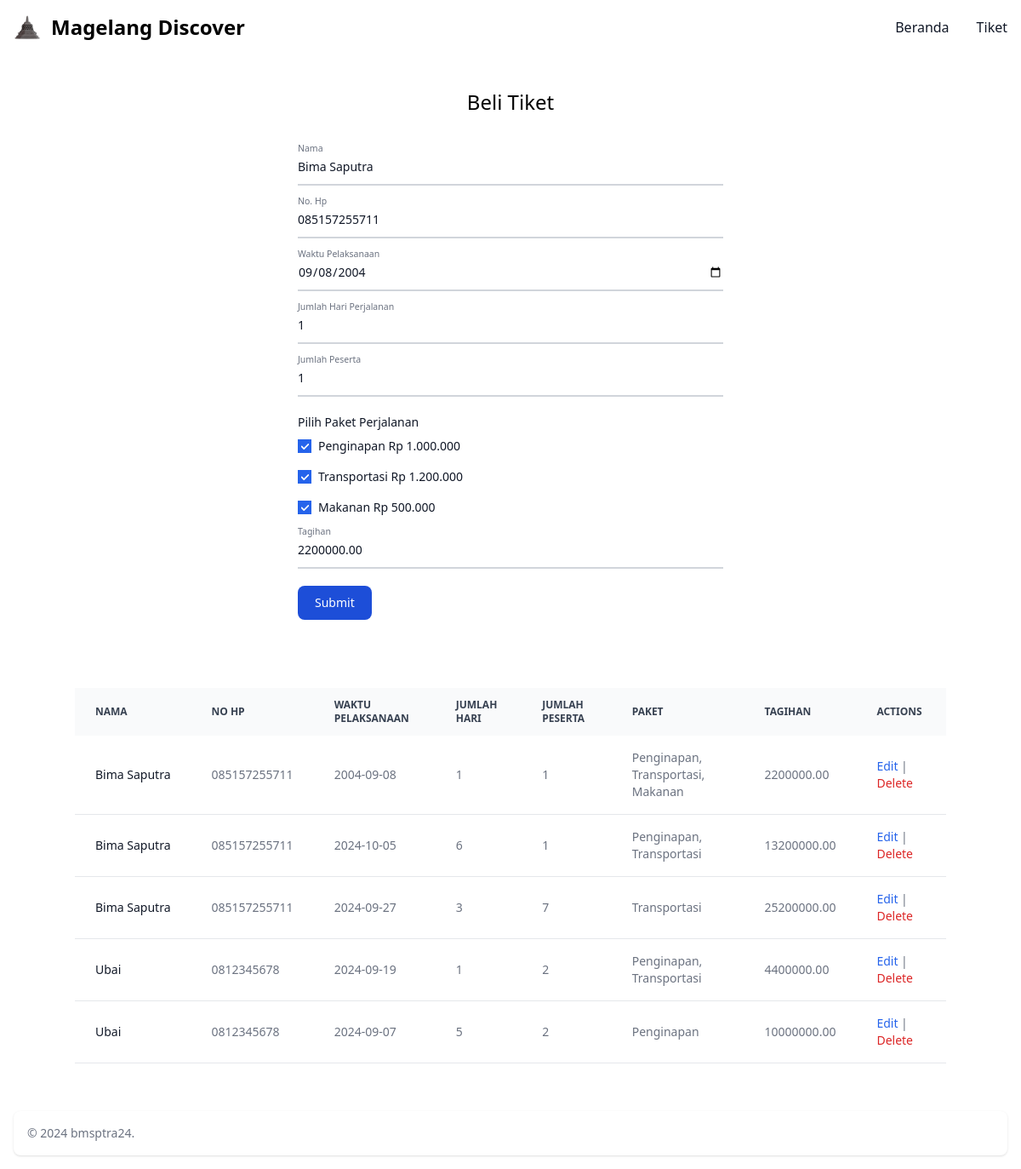
Page /ticket.php?id=4 on the committed database.
### tables this page shows
CREATE TABLE `pesanan` (
  `id` int(11) NOT NULL,
  `nama` varchar(255) NOT NULL,
  `no_hp` varchar(20) NOT NULL,
  `waktu_pelaksanaan` date NOT NULL,
  `jumlah_hari` int(11) NOT NULL,
  `jumlah_peserta` int(11) NOT NULL,
  `paket` varchar(255) NOT NULL,
  `tagihan` decimal(15,2) NOT NULL,
  `created_at` timestamp NOT NULL DEFAULT current_timestamp()
);

### components/table.php (the view, shortened to what this page needs)
<?php
include 'db_connection.php';
$sql = "SELECT * FROM pesanan";
$result = $conn->query($sql);
$paketMapping = [
    '1000000' => 'Penginapan',
    '1200000' => 'Transportasi',
    '500000' => 'Makanan'
];
?>
<div class="max-w-[80%] md:max-w-screen-xl overflow-x-auto mt-10">
    <table class="min-w-full text-sm text-left text-gray-500 dark:text-gray-400">
        <thead class="text-xs text-gray-700 uppercase bg-gray-50 dark:bg-gray-700 dark:text-gray-400">
            <tr>
                <th scope="col" class="px-6 py-3">Nama</th>
                <th scope="col" class="px-6 py-3">No HP</th>
                <th scope="col" class="px-6 py-3">Waktu Pelaksanaan</th>
                <th scope="col" class="px-6 py-3">Jumlah Hari</th>
                <th scope="col" class="px-6 py-3">Jumlah Peserta</th>
                <th scope="col" class="px-6 py-3">Paket</th>
                <th scope="col" class="px-6 py-3">Tagihan</th>
                <th scope="col" class="px-6 py-3">Actions</th>
            </tr>
        </thead>
        <tbody>
            <?php
            if ($result->num_rows > 0) {
                while ($row = $result->fetch_assoc()) {
                    echo "<tr class='bg-white border-b dark:bg-gray-800 dark:border-gray-700'>";
                    echo "<td class='px-6 py-4 font-medium text-gray-900 whitespace-nowrap dark:text-white'>" . $row['nama'] . "</td>";
                    echo "<td class='px-6 py-4'>" . $row['no_hp'] . "</td>";
                    echo "<td class='px-6 py-4'>" . $row['waktu_pelaksanaan'] . "</td>";
                    echo "<td class='px-6 py-4'>" . $row['jumlah_hari'] . "</td>";
                    echo "<td class='px-6 py-4'>" . $row['jumlah_peserta'] . "</td>";
                    $paketList = explode(", ", $row['paket']);
                    $paketNama = [];
                    foreach ($paketList as $hargaPaket) {
                        if (isset($paketMapping[$hargaPaket])) {
                            $paketNama[] = $paketMapping[$hargaPaket];
                        }
                    }
                    echo "<td class='px-6 py-4'>" . implode(", ", $paketNama) . "</td>";
                    echo "<td class='px-6 py-4'>" . $row['tagihan'] . "</td>";
                    echo "<td class='px-6 py-4'>";
                    echo "<a href='ticket.php?id=" . $row['id'] . "' class='text-blue-600 hover:underline'>Edit</a> | ";
                    echo "<a href='delete.php?id=" . $row['id'] . "' class='text-red-600 hover:underline' onclick='return confirmDelete()'>Delete</a>";
                    echo "</td>";
                    echo "</tr>";
                }
            } else {
                echo "<tr><td colspan='8' class='text-center py-4'>No data found</td></tr>";
            }
            ?>
        </tbody>
    </table>
</div>

### components/form.php (shortened to what this page needs)
<?php
include 'db_connection.php';
$nama = "";
$no_hp = "";
$waktu_pelaksanaan = "";
$jumlah_hari = "";
$jumlah_peserta = "";
$paket = [];
$tagihan = "";
if (isset($_GET['id'])) {
    $id = $_GET['id'];
    $sql = "SELECT * FROM pesanan WHERE id = $id";
    $result = $conn->query($sql);
    if ($result->num_rows > 0) {
        $row = $result->fetch_assoc();
        $nama = $row['nama'];
        $no_hp = $row['no_hp'];
        $waktu_pelaksanaan = $row['waktu_pelaksanaan'];
        $jumlah_hari = $row['jumlah_hari'];
        $jumlah_peserta = $row['jumlah_peserta'];
        $paket = explode(", ", $row['paket']);
        $tagihan = $row['tagihan'];
    } else {
        echo "Data tidak ditemukan!";
        exit();
    }
}
?>
<form class="max-w-full w-[80%] md:w-[500px] mx-auto" method="POST" action="submit_form.php">
    <div class="relative z-0 w-full mb-5 group">
        <input value="<?php echo $nama; ?>" type="text" name="nama" id="nama" class="block py-2.5 px-0 w-full text-sm text-gray-900 bg-transparent border-0 border-b-2 border-gray-300 appearance-none dark:text-white dark:border-gray-600 dark:focus:border-blue-500 focus:outline-none focus:ring-0 focus:border-blue-600 peer" placeholder=" " required />
        <label for="nama" class="peer-focus:font-medium absolute text-sm text-gray-500 dark:text-gray-400 duration-300 transform -translate-y-6 scale-75 top-3 -z-10 origin-[0] peer-focus:start-0 peer-focus:text-blue-600 peer-focus:dark:text-blue-500 peer-placeholder-shown:scale-100 peer-placeholder-shown:translate-y-0 peer-focus:scale-75 peer-focus:-translate-y-6">Nama</label>
    </div>
    <div class="relative z-0 w-full mb-5 group">
        <input value="<?php echo $no_hp; ?>" type="text" name="no_hp" id="no_hp" class="block py-2.5 px-0 w-full text-sm text-gray-900 bg-transparent border-0 border-b-2 border-gray-300 appearance-none dark:text-white dark:border-gray-600 dark:focus:border-blue-500 focus:outline-none focus:ring-0 focus:border-blue-600 peer" placeholder=" " required />
        <label for="no_hp" class="peer-focus:font-medium absolute text-sm text-gray-500 dark:text-gray-400 duration-300 transform -translate-y-6 scale-75 top-3 -z-10 origin-[0] peer-focus:start-0 peer-focus:text-blue-600 peer-focus:dark:text-blue-500 peer-placeholder-shown:scale-100 peer-placeholder-shown:translate-y-0 peer-focus:scale-75 peer-focus:-translate-y-6">No. Hp</label>
    </div>
    <div class="relative z-0 w-full mb-5 group">
        <input value="<?php echo $waktu_pelaksanaan; ?>" type="date" name="waktu_pelaksanaan" id="waktu_pelaksanaan" class="block py-2.5 px-0 w-full text-sm text-gray-900 bg-transparent border-0 border-b-2 border-gray-300 appearance-none dark:text-white dark:border-gray-600 dark:focus:border-blue-500 focus:outline-none focus:ring-0 focus:border-blue-600 peer" placeholder=" " required />
        <label for="waktu_pelaksanaan" class="peer-focus:font-medium absolute text-sm text-gray-500 dark:text-gray-400 duration-300 transform -translate-y-6 scale-75 top-3 -z-10 origin-[0] peer-focus:start-0 peer-focus:text-blue-600 peer-focus:dark:text-blue-500 peer-placeholder-shown:scale-100 peer-placeholder-shown:translate-y-0 peer-focus:scale-75 peer-focus:-translate-y-6">Waktu Pelaksanaan</label>
    </div>
    <div class="relative z-0 w-full mb-5 group">
        <input value="<?php echo $jumlah_hari; ?>" type="number" name="jumlah_hari" id="jumlah_hari" class="block py-2.5 px-0 w-full text-sm text-gray-900 bg-transparent border-0 border-b-2 border-gray-300 appearance-none dark:text-white dark:border-gray-600 dark:focus:border-blue-500 focus:outline-none focus:ring-0 focus:border-blue-600 peer" placeholder=" " required oninput="calculateTagihan()" />
        <label for="jumlah_hari" class="peer-focus:font-medium absolute text-sm text-gray-500 dark:text-gray-400 duration-300 transform -translate-y-6 scale-75 top-3 -z-10 origin-[0] peer-focus:start-0 peer-focus:text-blue-600 peer-focus:dark:text-blue-500 peer-placeholder-shown:scale-100 peer-placeholder-shown:translate-y-0 peer-focus:scale-75 peer-focus:-translate-y-6">Jumlah Hari Perjalanan</label>
    </div>
    <div class="relative z-0 w-full mb-5 group">
        <input value="<?php echo $jumlah_peserta; ?>" type="number" name="jumlah_peserta" id="jumlah_peserta" class="block py-2.5 px-0 w-full text-sm text-gray-900 bg-transparent border-0 border-b-2 border-gray-300 appearance-none dark:text-white dark:border-gray-600 dark:focus:border-blue-500 focus:outline-none focus:ring-0 focus:border-blue-600 peer" placeholder=" " required oninput="calculateTagihan()" />
        <label for="jumlah_peserta" class="peer-focus:font-medium absolute text-sm text-gray-500 dark:text-gray-400 duration-300 transform -translate-y-6 scale-75 top-3 -z-10 origin-[0] peer-focus:start-0 peer-focus:text-blue-600 peer-focus:dark:text-blue-500 peer-placeholder-shown:scale-100 peer-placeholder-shown:translate-y-0 peer-focus:scale-75 peer-focus:-translate-y-6">Jumlah Peserta</label>
    </div>
    <div class="relative z-0 w-full mb-5 group">
        <label class="block mb-2 text-sm font-medium text-gray-900 dark:text-white">Pilih Paket Perjalanan</label>
        <div class="flex items-center mb-4">
            <input id="penginapan" type="checkbox" name="paket[]" value="1000000" class="w-4 h-4 text-blue-600 bg-gray-100 border-gray-300 focus:ring-blue-500 dark:focus:ring-blue-600 dark:ring-offset-gray-800 focus:ring-2 dark:bg-gray-700 dark:border-gray-600" onchange="calculateTagihan()"
                <?php if (in_array('1000000', $paket)) echo "checked"; ?>>
            <label for="penginapan" class="ml-2 text-sm font-medium text-gray-900 dark:text-gray-300">Penginapan Rp 1.000.000</label>
        </div>
        <div class="flex items-center mb-4">
            <input id="transportasi" type="checkbox" name="paket[]" value="1200000" class="w-4 h-4 text-blue-600 bg-gray-100 border-gray-300 focus:ring-blue-500 dark:focus:ring-blue-600 dark:ring-offset-gray-800 focus:ring-2 dark:bg-gray-700 dark:border-gray-600" onchange="calculateTagihan()"
                <?php if (in_array('1200000', $paket)) echo "checked"; ?>>
            <label for="transportasi" class="ml-2 text-sm font-medium text-gray-900 dark:text-gray-300">Transportasi Rp 1.200.000</label>
        </div>
        <div class="flex items-center mb-4">
            <input id="makanan" type="checkbox" name="paket[]" value="500000" class="w-4 h-4 text-blue-600 bg-gray-100 border-gray-300 focus:ring-blue-500 dark:focus:ring-blue-600 dark:ring-offset-gray-800 focus:ring-2 dark:bg-gray-700 dark:border-gray-600" onchange="calculateTagihan()"
                <?php if (in_array('500000', $paket)) echo "checked"; ?>>
            <label for="makanan" class="ml-2 text-sm font-medium text-gray-900 dark:text-gray-300">Makanan Rp 500.000</label>
        </div>
    </div>
    <div class="relative z-0 w-full mb-5 group">
        <input value="<?php echo $tagihan; ?>" type="text" name="tagihan" id="tagihan" class="block py-2.5 px-0 w-full text-sm text-gray-900 bg-transparent border-0 border-b-2 border-gray-300 appearance-none dark:text-white dark:border-gray-600 dark:focus:border-blue-500 focus:outline-none focus:ring-0 focus:border-blue-600 peer" placeholder=" " readonly required />
        <label for="tagihan" class="peer-focus:font-medium absolute text-sm text-gray-500 dark:text-gray-400 duration-300 transform -translate-y-6 scale-75 top-3 -z-10 origin-[0] peer-focus:start-0 peer-focus:text-blue-600 peer-focus:dark:text-blue-500 peer-placeholder-shown:scale-100 peer-placeholder-shown:translate-y-0 peer-focus:scale-75 peer-focus:-translate-y-6">Tagihan</label>
    </div>
    <button type="submit" class="text-white bg-blue-700 hover:bg-blue-800 focus:ring-4 focus:outline-none focus:ring-blue-300 font-medium rounded-lg text-sm w-full sm:w-auto px-5 py-2.5 text-center dark:bg-blue-600 dark:hover:bg-blue-700 dark:focus:ring-blue-800">Submit</button>
</form>

### rows in the picture
pesanan: nama "Bima Saputra", no_hp "085157255711", waktu_pelaksanaan "09/08/2004", jumlah_hari "1", jumlah_peserta "1", paket "☑", tagihan "2200000.00", waktu_pelaksanaan "2004-09-08", paketNama "Penginapan, Transportasi, Makanan"
pesanan: nama "Bima Saputra", no_hp "085157255711", waktu_pelaksanaan "2024-10-05", jumlah_hari "6", jumlah_peserta "1", paketNama "Penginapan, Transportasi", tagihan "13200000.00"
pesanan: nama "Bima Saputra", no_hp "085157255711", waktu_pelaksanaan "2024-09-27", jumlah_hari "3", jumlah_peserta "7", paketNama "Transportasi", tagihan "25200000.00"
pesanan: nama "Ubai", no_hp "0812345678", waktu_pelaksanaan "2024-09-19", jumlah_hari "1", jumlah_peserta "2", paketNama "Penginapan, Transportasi", tagihan "4400000.00"
pesanan: nama "Ubai", no_hp "0812345678", waktu_pelaksanaan "2024-09-07", jumlah_hari "5", jumlah_peserta "2", paketNama "Penginapan", tagihan "10000000.00"
